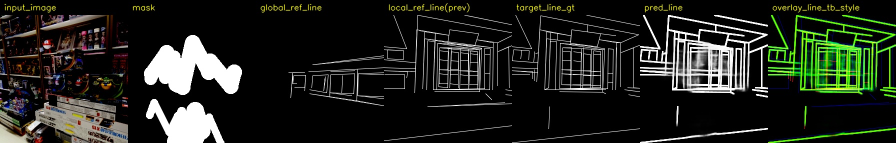
#> input picture manual_val_tb_collage.jpg, 1792 x 286 px (shown at 1/2 size)
$ python my_resize_imgs_640.py --input_path .. --output_path out
#> lines starting #> are read from the running program, lines starting #| are printed output that depends on the picture
#> in main, img is the input picture: shape (286, 1792, 3); mean B, G, R 30.5, 37, 33.9
import os
import cv2
import argparse
from glob import glob
import numpy as np

def resize_and_pad_to_640(img):
    h, w = img.shape[:2]
#> h = 286; w = 1792
    # 缩放比例：最长边不超过640
    scale = 640.0 / max(h, w)
#> scale = 0.357
    new_w, new_h = int(w * scale), int(h * scale)
#> new_w = 640; new_h = 102
    resized = cv2.resize(img, (new_w, new_h), interpolation=cv2.INTER_AREA)
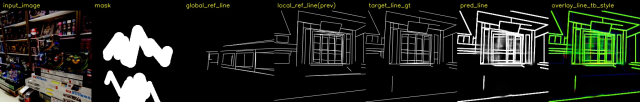
#> resized: shape (102, 640, 3); mean B, G, R 30.5, 37, 33.9

    # 创建黑色背景 640x640
    canvas = np.zeros((640, 640, 3), dtype=np.uint8)

    # 将缩放后的图片居中放置
    start_x = (640 - new_w) // 2
#> start_x = 0
    start_y = (640 - new_h) // 2
#> start_y = 269
    canvas[start_y:start_y + new_h, start_x:start_x + new_w] = resized
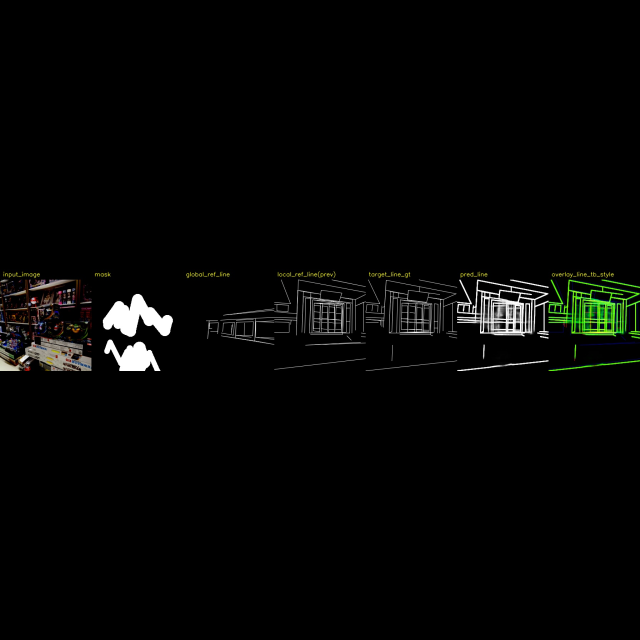
#> canvas: shape (640, 640, 3); mean B, G, R 4.9, 5.9, 5.4

    return canvas

def main(args):
    input_dir = args.input_path
    output_dir = args.output_path
    os.makedirs(output_dir, exist_ok=True)

    img_paths = sorted(glob(os.path.join(input_dir, "*.*")))
    supported_exts = [".jpg", ".jpeg", ".png", ".bmp", ".tiff"]

    for img_path in img_paths:
        ext = os.path.splitext(img_path)[-1].lower()
        if ext not in supported_exts:
            continue
        img = cv2.imread(img_path)
        if img is None:
            print(f"Warning: Unable to load {img_path}")
            continue
        img_padded = resize_and_pad_to_640(img)
        filename = os.path.basename(img_path)
        out_path = os.path.join(output_dir, filename)
        cv2.imwrite(out_path, img_padded)
        print(f"Saved: {out_path}")

if __name__ == "__main__":
    parser = argparse.ArgumentParser(description="Resize and pad images to 640x640 with black background")
    parser.add_argument('--input_path', required=True, help='Input folder with original images')
    parser.add_argument('--output_path', required=True, help='Output folder for processed images')
    args = parser.parse_args()
    main(args)
